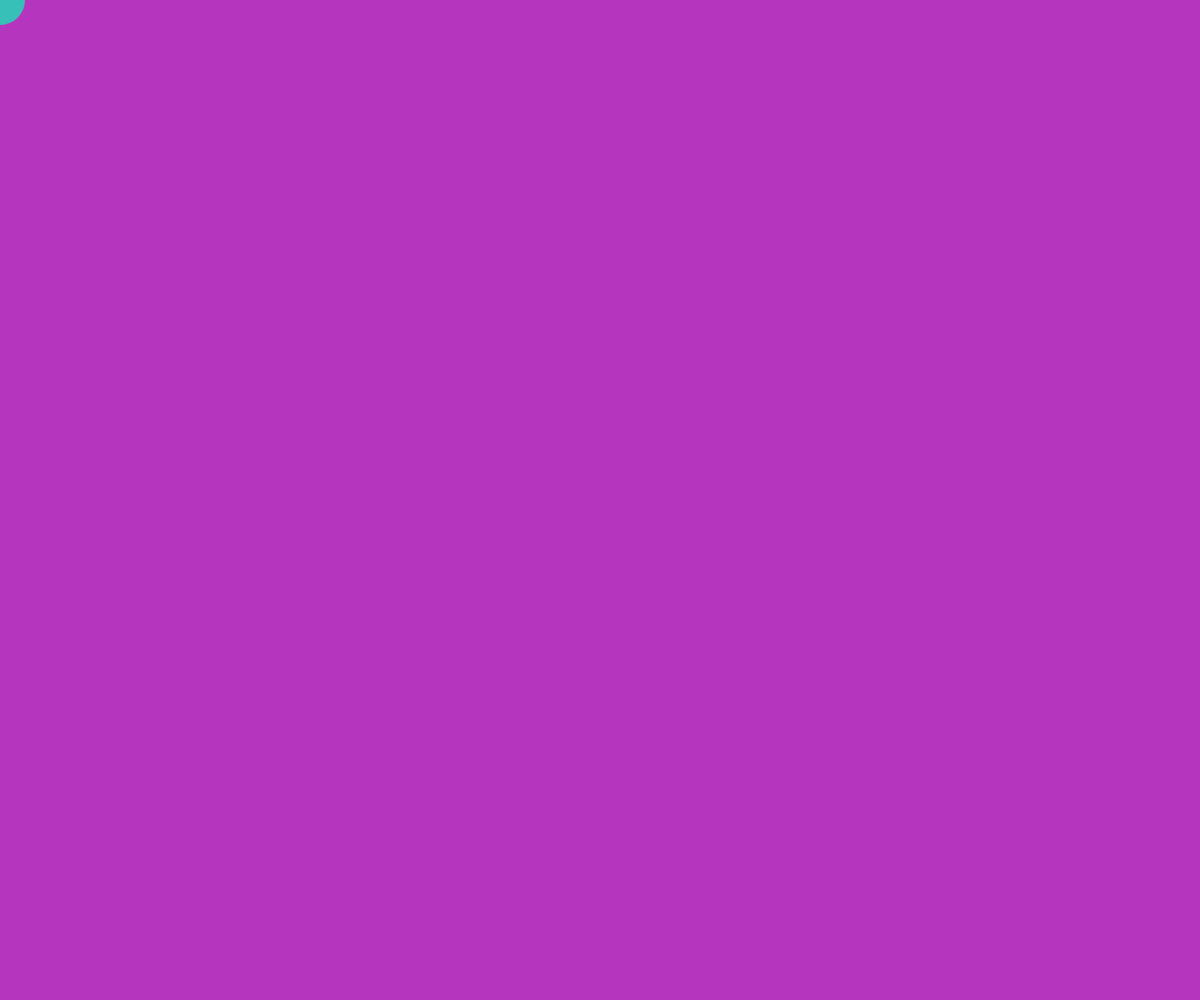
Frame 1 (no input)
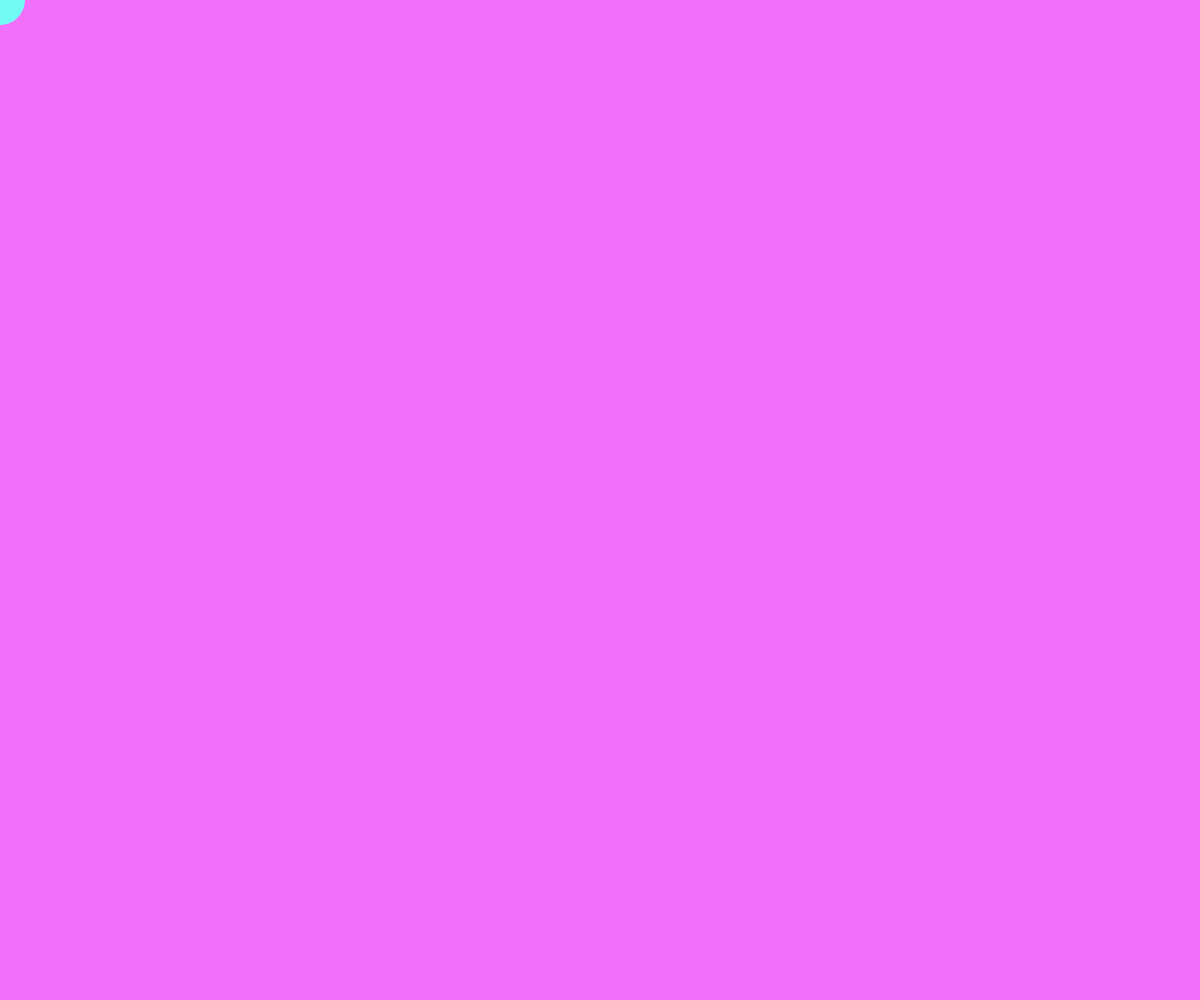
Frame 60 (no input)
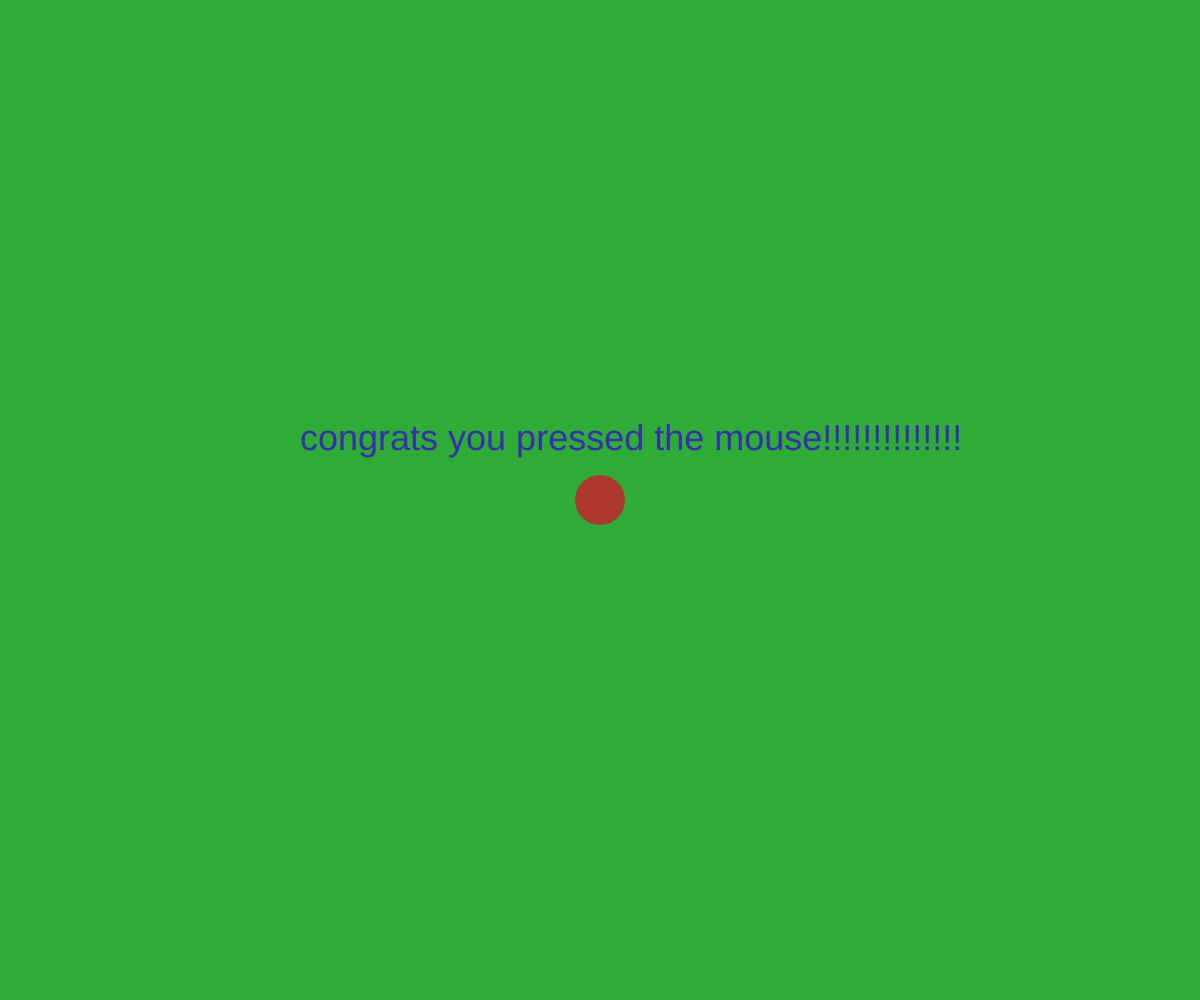
Frame 120 (the mouse pressed at the canvas centre since frame 60)

The p5.js sketch that drew these frames (run headless with seeded random() and noise() and a simulated clock; from frame 60 on, the mouse is pressed at the canvas centre):

// p5.js sketch
// ── sketch.js

function setup() {
  createCanvas(windowWidth,windowHeight);
  r = random(255);
  g = random(255);
  b = random(255);
}

function draw() {

background(r, g, b);

r = r + 1
r = r % 255

g = g + 1
g = g % 255

b = b + 1
b = b % 255


push();
noCursor();
fill(g,b,r);
noStroke();
ellipse(mouseX, mouseY, 50);
pop();

if (mouseIsPressed) {
  fill(b,r,g);
  textSize(36);
  text('congrats you pressed the mouse!!!!!!!!!!!!!!',mouseX-300,mouseY-50);
}
}
